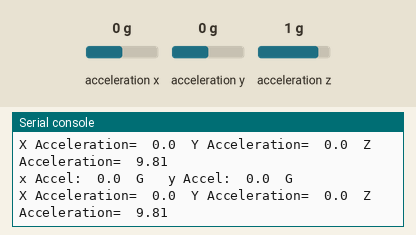
This program was run on a simulated ESP32 board running MicroPython. Parts: the last lines printed to the serial console. Inputs (shaded band) come from the test bench; at power-on: acceleration x 0 g, acceleration y 0 g, acceleration z 1 g.

Above: at 1.2 s.
1.3 s: acceleration x set to -1.4 g
At 2.15 s:
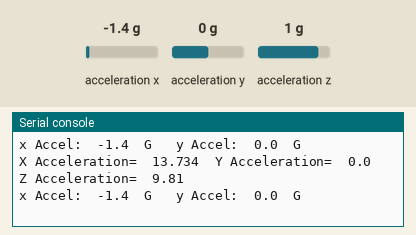
2.8 s: acceleration y set to -1.4 g
At 2.87 s:
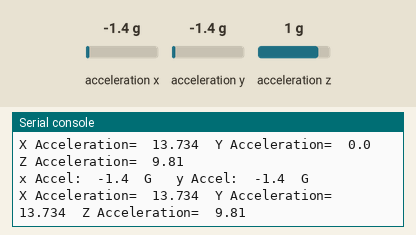
4.3 s: acceleration z set to -1.4 g
At 4.3 s:
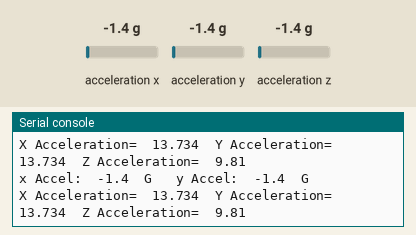

The program:

PW_42_MeasureTilt.py
```python
'''

'''
from imu import MPU6050
from machine import Pin, I2C
import time
import math
i2c=I2C(0,sda=Pin(16),scl=Pin(17),freq=400000)
mpu=MPU6050(i2c)
while True:
    xAccel=round(mpu.accel.x,1)
    yAccel=round(mpu.accel.y,1)
    zAccel=round(mpu.accel.z,1)
    # print('x Accel: ',xAccel, ' G   y Accel: ',yAccel,' G  z Accel: ',zAccel )
    print('x Accel: ',xAccel, ' G   y Accel: ',yAccel,' G ' )
    zReal = zAccel * 9.81
    xReal = xAccel * 9.81
    yReal = yAccel * 9.81
    print('X Acceleration= ',abs(xReal), ' Y Acceleration= ',abs(yReal),' Z Acceleration= ',abs(zReal))
    time.sleep(.1)
```

Measured:
- after the input at 1.3 s, the serial console: prints a new line at once (image 1)
- after the input at 2.8 s, the serial console: prints a new line after 0.07 s (image 2)
